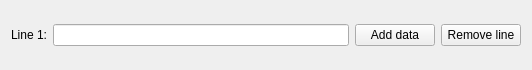
<?xml version="1.0" encoding="UTF-8"?>
<ui version="4.0">
 <class>LineWidget</class>
 <widget class="QWidget" name="LineWidget">
  <property name="geometry">
   <rect>
    <x>0</x>
    <y>0</y>
    <width>532</width>
    <height>70</height>
   </rect>
  </property>
  <property name="windowTitle">
   <string>Form</string>
  </property>
  <layout class="QHBoxLayout" name="horizontalLayout">
   <item>
    <widget class="QLabel" name="label">
     <property name="text">
      <string>Line 1:</string>
     </property>
    </widget>
   </item>
   <item>
    <widget class="QLineEdit" name="lineEdit"/>
   </item>
   <item>
    <widget class="QPushButton" name="AddDataButton">
     <property name="text">
      <string>Add data</string>
     </property>
    </widget>
   </item>
   <item>
    <widget class="QPushButton" name="removeLineButton">
     <property name="text">
      <string>Remove line</string>
     </property>
    </widget>
   </item>
  </layout>
 </widget>
 <resources/>
 <connections/>
</ui>
